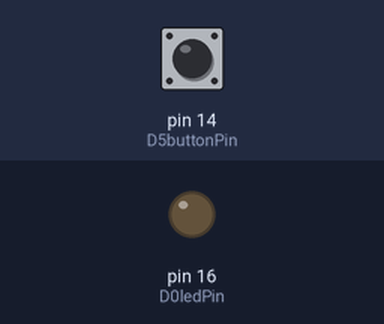
A sketch run on a simulated Arduino Uno, built with avr-gcc and run on an emulated ATmega328P. Shown: output pins drawn as LEDs (lit = HIGH). The test bench sets the inputs (shaded band); at power-on: pin 14 (D5buttonPin) LOW.

Above: at 1.2 s.
1.3 s: pin 14 (D5buttonPin) pulled HIGH for 0.15 s
At 1.37 s:
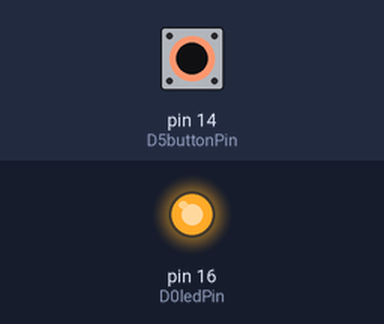
2.9 s: pin 14 (D5buttonPin) pulled HIGH for 3.2 s
At 7.4 s:
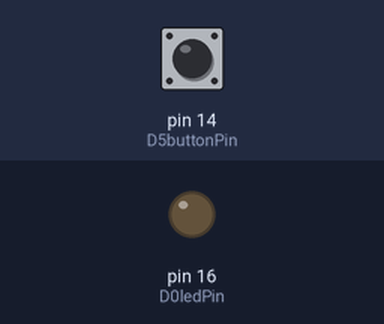
Timing chart, 0 to 8.9 s (numbered marks = the images above; inputs shaded):
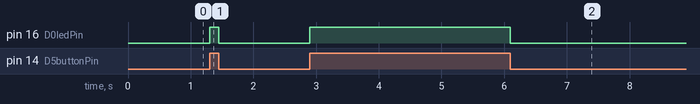

Measured:
- after the input at 1.3 s, pin 16 (D0ledPin): LOW → HIGH at once, → LOW 0.15 s later
- after the input at 2.9 s, pin 16 (D0ledPin): LOW → HIGH at once, → LOW 3.2 s later

The sketch:

03.ino
```cpp
const int D5buttonPin = 14;
const int D0ledPin = 16;

int buttonState = 0;

void setup() {
  pinMode(D0ledPin, OUTPUT);
  pinMode(D5buttonPin, INPUT);
}

void loop() {
  buttonState = digitalRead(D5buttonPin);

  if (buttonState == HIGH) {
    // turn LED on:
    digitalWrite(D0ledPin, HIGH);
  } else {
    // turn LED off:
    digitalWrite(D0ledPin, LOW);
  }
}
```
